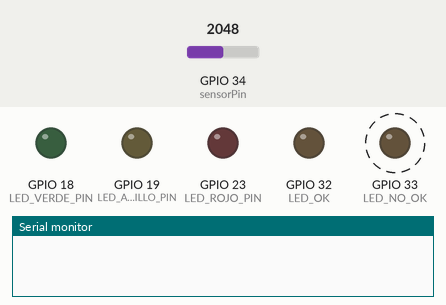
Recording of a sketch running on a simulated ESP32. Parts: output pins drawn as LEDs (lit = HIGH), the last lines printed to the serial monitor. Dashed ring = blinking. The inputs (shaded band) are chosen by the test bench; at power-on: GPIO 34 (sensorPin) = 2048 (analog values on the 0–4095 scale).

Above: at 0.1 s.
At 1.2 s:
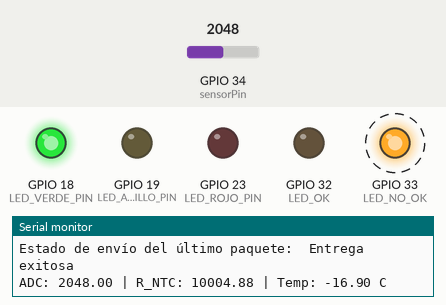
1.3 s: GPIO 34 (sensorPin) set to 4095
Timing chart, 0 to 10.3 s (numbered marks = the images above; inputs shaded):
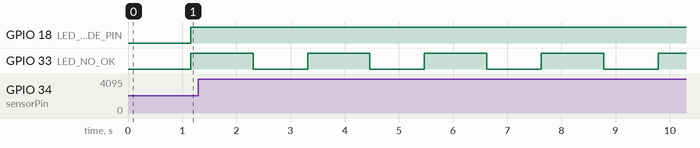

Measured:
- by itself, GPIO 33 (LED_NO_OK): alternates HIGH for 1.2 s and LOW for 1.0 s

The sketch:

Codigo_Nodo_central.ino
```cpp
// (licence header left out)
#include <math.h>
#include <esp_now.h>
#include <WiFi.h>

#define LED_VERDE_PIN 18
#define LED_AMARILLO_PIN 19
#define LED_ROJO_PIN 23
#define LED_OK 32
#define LED_NO_OK 33

uint8_t direcciontransm1[] = {0x78, 0xe3, 0x6d, 0x11, 0xb7, 0xd4};
uint8_t direcciontransm2[] = {0x78, 0xe3, 0x6d, 0x11, 0xbb, 0x38};

typedef struct mensaje{
  float temp;
}mensaje;

mensaje datos;

esp_now_peer_info_t peerInfo1;
esp_now_peer_info_t peerInfo2;

volatile bool esperando_respuesta = false;
unsigned long tiempoEnvio = 0;
const unsigned long tiempoEspera = 1000; // ms

void datosenviados(const uint8_t *direccionMAC,esp_now_send_status_t estado){
  Serial.print("\r\nEstado de envío del último paquete:\t");
  Serial.println(estado==ESP_NOW_SEND_SUCCESS ? "Entrega exitosa" : "Entrega fallida");
}

void datosrecibidos(const esp_now_recv_info_t *info, const uint8_t *data, int len) {
if (esperando_respuesta) {

  digitalWrite(LED_OK, HIGH);
  digitalWrite(LED_NO_OK, LOW);
  esperando_respuesta = false;
}
}


const int sensorPin = 34;
const float ResistenciaNominal = 1615.0; // Lo que lee ADC a temp. ambiente
const float TempNominal = 26;          // La temperatura de la habitación
const float Beta = 3950.0;               // Coeficiente estándar
const float ResistenciaFija = 10000.0;   // Resistencia 103 de la placa


void setup() {
  Serial.begin(115200);
  analogReadResolution(12);

  pinMode(LED_VERDE_PIN, OUTPUT);
  pinMode(LED_AMARILLO_PIN, OUTPUT);
  pinMode(LED_ROJO_PIN, OUTPUT);
  pinMode(LED_OK, OUTPUT);
  pinMode(LED_NO_OK, OUTPUT);
  WiFi.mode(WIFI_STA);

  //iniciamos ESP NOW
  if(esp_now_init() != ESP_OK){
    Serial.println("ERROR: No se pudo inicializar ESP-NOW");
    return;
  }

  esp_now_register_send_cb(esp_now_send_cb_t(datosenviados));
  esp_now_register_recv_cb(datosrecibidos);

  //registramos al peer
  memcpy(peerInfo1.peer_addr, direcciontransm1, 6);
  peerInfo1.channel = 0;
  peerInfo1.encrypt = false;

  //añadimos al peer
  if(esp_now_add_peer(&peerInfo1) != ESP_OK){
    Serial.println("Fallo al añadir peer");
    return;
  }

  //registramos al peer
  memcpy(peerInfo2.peer_addr, direcciontransm2, 6);
  peerInfo2.channel = 0;
  peerInfo2.encrypt = false;

  //añadimos al peer
  if(esp_now_add_peer(&peerInfo2) != ESP_OK){
    Serial.println("Fallo al añadir peer");
    return;
  }

}

void loop() {

  long sumaADC = 0;
  for(int i=0; i<15; i++) { // Aumentamos a 15 muestras para suavizar
    sumaADC += analogRead(sensorPin);
    delay(10);
  }
  float adcPromedio = sumaADC / 15.0;

  //Formula Divisor de tensión
  float rTermistor = ResistenciaFija * (adcPromedio / (4095.0 - adcPromedio));

  // Steinhart-Hart
  float tempK = 1.0 / ( (1.0 / (TempNominal + 273.15)) + (1.0 / Beta) * log(rTermistor / ResistenciaNominal) );
  float tempC = tempK - 273.15 - 6.6;

  datos.temp = tempC;

  esperando_respuesta = true;
  tiempoEnvio = millis();

  digitalWrite(LED_OK, LOW);
  digitalWrite(LED_NO_OK, LOW);

    // Enviamos el mensaje por ESP-NOW
    esp_err_t result1 = esp_now_send(direcciontransm1, (uint8_t*) &datos, sizeof(datos));
    esp_err_t result2 = esp_now_send(direcciontransm2, (uint8_t*) &datos, sizeof(datos));


    if(result1 == ESP_OK){

      Serial.print("Enviado con exito: ");
      digitalWrite(LED_NO_OK, LOW);

    }else{

      Serial.println("ERROR: No se pudo enviar la informacion");
      digitalWrite(LED_NO_OK, HIGH);
      esperando_respuesta = false;
    }

    if(result2 == ESP_OK){

      Serial.print("Enviado con exito: ");
      digitalWrite(LED_NO_OK, LOW);

    }else{

      Serial.println("ERROR: No se pudo enviar la informacion");
      digitalWrite(LED_NO_OK, HIGH);
      esperando_respuesta = false;

    }

    while (esperando_respuesta && millis() - tiempoEnvio < tiempoEspera) {
      delay(10);
    }

    // Si sigue esperando, ninguno respondió
    if (esperando_respuesta) {
      digitalWrite(LED_OK, LOW);
      digitalWrite(LED_NO_OK, HIGH);
      esperando_respuesta = false;
    }


    if(tempC < 30){
      digitalWrite(LED_VERDE_PIN, HIGH);
      digitalWrite(LED_AMARILLO_PIN, LOW);
      digitalWrite(LED_ROJO_PIN, LOW);
    }
    else if(tempC < 35){
      digitalWrite(LED_VERDE_PIN, LOW);
      digitalWrite(LED_AMARILLO_PIN, HIGH);
      digitalWrite(LED_ROJO_PIN, LOW);
    }
    else{
      digitalWrite(LED_VERDE_PIN, LOW);
      digitalWrite(LED_AMARILLO_PIN, LOW);

      // Parpadeo rojo
      digitalWrite(LED_ROJO_PIN, HIGH);
      delay(300);
      digitalWrite(LED_ROJO_PIN, LOW);
      delay(100);
    }


  Serial.print("ADC: "); Serial.print(adcPromedio);
  Serial.print(" | R_NTC: "); Serial.print(rTermistor);
  Serial.print(" | Temp: "); Serial.print(tempC);
  Serial.println(" C");

  delay(1000);
}
```
